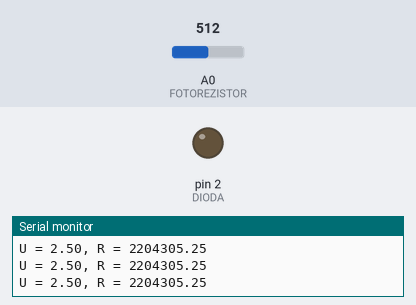
Recording of a sketch running on a simulated Arduino Uno, built with avr-gcc and run on an emulated ATmega328P. On the bench: output pins drawn as LEDs (lit = HIGH), the last lines printed to the serial monitor. The test bench sets the inputs (shaded band); at power-on: A0 (FOTOREZISTOR) = 512.

Above: at 1.2 s.
1.3 s: A0 (FOTOREZISTOR) set to 964
2.8 s: A0 (FOTOREZISTOR) set to 988
At 3.3 s:
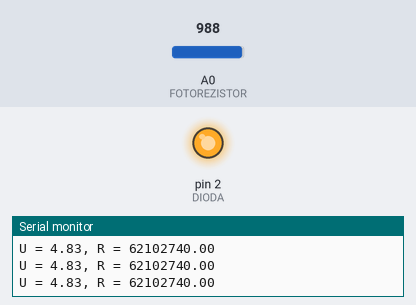
4.3 s: A0 (FOTOREZISTOR) set to 900
At 4.9 s:
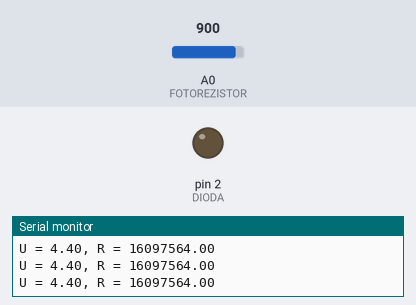
Timing chart, 0 to 7.3 s (numbered marks = the images above; inputs shaded):
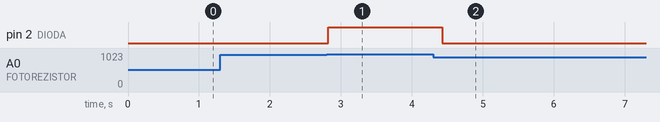

The sketch:

p6_test_fotorezistora.ino
```cpp
const int DIODA = 2;
const int FOTOREZISTOR = A0;

void setup() {
  Serial.begin(9600);
  pinMode(DIODA, OUTPUT);
}

void loop() {
  float u = (analogRead(FOTOREZISTOR) / 1023.0) * 5.0;
  float u2 = 5 - u;
  float r2 = 2200000;
  float i = u2 / r2;
  float r = u / i;
  if (r > 50000000){
    digitalWrite (DIODA, HIGH);
  } else{
    digitalWrite (DIODA, LOW);
  }

  Serial.print("U = ");
  Serial.print(u);
  Serial.print(", R = ");
  Serial.println(r);

  delay(200);
}
```

Measured:
- the behaviour switches between 979 and 980 on A0 (FOTOREZISTOR) (found by bisection; images 0 and 1)
- after the input at 2.8 s, pin 2 (DIODA): LOW → HIGH at once
- after the input at 4.3 s, pin 2 (DIODA): HIGH → LOW after 0.13 s
